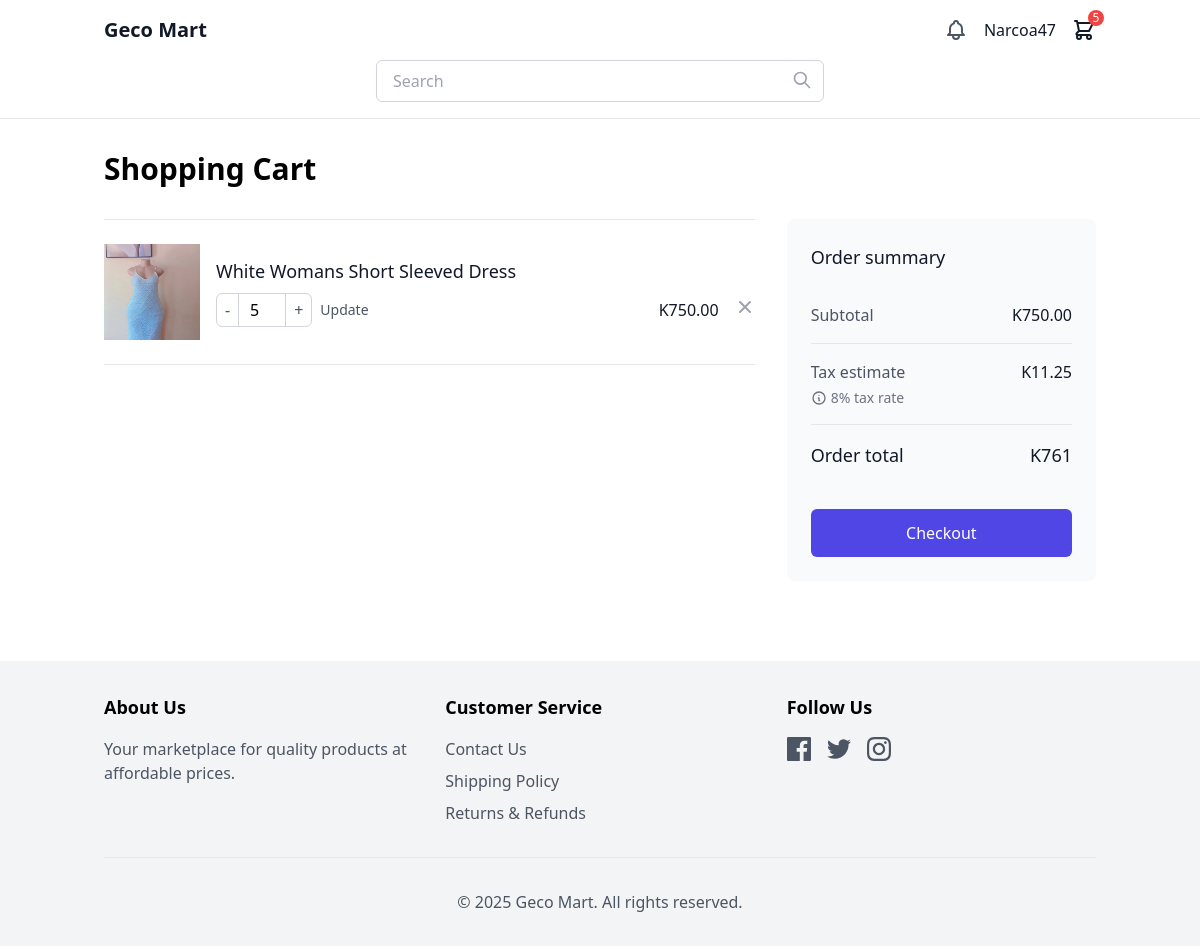
Screenshot of /cart/ (signed in) with the database file from the repository.
### users/models.py (models this page shows, shortened)
class User(AbstractUser):
    is_store_owner = models.BooleanField(default=False)
    is_client = models.BooleanField(default=False)
    groups = models.ManyToManyField(
        'auth.Group',
        verbose_name='groups',
        blank=True,
        help_text='The groups this user belongs to. A user will get all permissions granted to each of their groups.',
        related_name='custom_user_set',  # Unique related_name
        related_query_name='user',
    )
    user_permissions = models.ManyToManyField(
        'auth.Permission',
        verbose_name='user permissions',
        blank=True,
        help_text='Specific permissions for this user.',
        related_name='custom_user_set',  # Unique related_name
        related_query_name='user',
    )

### store/models.py (models this page shows, shortened)
class Cart(models.Model):
    user = models.ForeignKey(User, on_delete=models.CASCADE, null=True, blank=True)
    session_id = models.CharField(max_length=100, null=True, blank=True)
    created_at = models.DateTimeField(auto_now_add=True)
    updated_at = models.DateTimeField(auto_now=True)
    @property
    def total(self):
        return sum(item.subtotal for item in self.items.all())
    @property
    def item_count(self):
        return sum(item.quantity for item in self.items.all())

class CartItem(models.Model):
    cart = models.ForeignKey(Cart, on_delete=models.CASCADE, related_name='items')
    product = models.ForeignKey(Product, on_delete=models.CASCADE)
    variant = models.ForeignKey(ProductVariant, on_delete=models.CASCADE, null=True, blank=True)
    quantity = models.PositiveIntegerField(default=1)
    @property
    def subtotal(self):
        base_price = self.product.price
        if self.variant:
            base_price += self.variant.price_adjustment
        return base_price * self.quantity

class Product(models.Model):
    name = models.CharField(max_length=200)
    slug = models.SlugField(unique=True)
    category = models.ForeignKey(Category, on_delete=models.CASCADE, related_name='products')
    store = models.ForeignKey(Store, on_delete=models.CASCADE, related_name='products')  # Link to Store
    description = models.TextField(blank=True)
    price = models.DecimalField(max_digits=10, decimal_places=2)
    image = models.ImageField(upload_to='products/')
    stock = models.PositiveIntegerField(default=1)
    available = models.BooleanField(default=True)
    created = models.DateTimeField(auto_now_add=True)
    updated = models.DateTimeField(auto_now=True)
    class Meta:
        ordering = ['-created']

### store/views.py (the view)
# urls.py: path('cart/', views.cart, name='cart'),
def cart(request):
    cart = get_or_create_cart(request)
    return render(request, 'cart.html', {'cart': cart})

### store/context_processors.py (called while the page is built)
def cart_processor(request):
    cart = get_or_create_cart(request)
    return {'cart': cart}

### store/templatetags/custom_filters.py (called while the page is built)
@register.filter
def multiply(value, arg):
    try:
        return Decimal(str(value)) * Decimal(str(arg))
    except (ValueError, TypeError):
        return 0

### store/views.py (called while the page is built, shortened)
def get_or_create_cart(request):
    if request.user.is_authenticated:
        cart = Cart.objects.filter(user=request.user).first()
        if cart:
            return cart

### theme/templates/cart.html (shortened to what this page needs)
{% extends 'base.html' %}
{% load custom_filters %}
{% block content %}
<h1 class="text-3xl font-bold mb-8">Shopping Cart</h1>
{% if cart.items.all %}
<div class="grid grid-cols-1 lg:grid-cols-3 gap-8">
    <div class="lg:col-span-2">
        {% for item in cart.items.all %}
        <div class="border-b border-gray-200 py-6 {% if forloop.first %}border-t{% endif %}">
            <div class="flex items-center">
                <div class="flex-shrink-0 w-24 h-24">
                    {% if item.product.image %}
                    <img src="{{ item.product.image.url }}" alt="{{ item.product.name }}" class="w-full h-full object-cover">
                    {% else %}
                    <img src="https://via.placeholder.com/100" alt="{{ item.product.name }}" class="w-full h-full object-cover">
                    {% endif %}
                </div>
                <div class="ml-4 flex-1">
                    <h2 class="text-lg font-medium text-gray-900">{{ item.product.name }}</h2>
                    <div class="flex items-center justify-between mt-2">
                        <form action="{% url 'update_cart_item' item.id %}" method="post" class="flex items-center">
                            <div class="flex items-center border border-gray-300 rounded-md">
                                <button type="button" class="decrease-qty px-2 py-1 text-gray-600" aria-label="Decrease quantity">-</button>
                                <input type="number" name="quantity" value="{{ item.quantity }}" min="1" class="w-12 text-center border-x border-gray-300 py-1">
                                <button type="button" class="increase-qty px-2 py-1 text-gray-600" aria-label="Increase quantity">+</button>
                            </div>
                            <button type="submit" class="ml-2 text-sm text-gray-600 hover:text-gray-900">Update</button>
                        </form>
                        <div class="flex items-center">
                            <span class="text-gray-900 font-medium">K{{ item.subtotal }}</span>
                            <form action="{% url 'update_cart_item' item.id %}" method="post" class="ml-4">
                                <button type="submit" class="text-gray-400 hover:text-gray-600" aria-label="Remove item">
                                </button>
                            </form>
                        </div>
                    </div>
                </div>
            </div>
        </div>
        {% endfor %}
    </div>
    <div class="lg:col-span-1">
        <div class="bg-gray-50 rounded-lg p-6">
            <h2 class="text-lg font-medium text-gray-900 mb-4">Order summary</h2>
            <div class="border-b border-gray-200 py-4">
                <div class="flex justify-between">
                    <span class="text-gray-600">Subtotal</span>
                    <span class="text-gray-900 font-medium">K{{ cart.total }}</span>
                </div>
            </div>
            <div class="border-b border-gray-200 py-4">
                <div class="flex justify-between items-center">
                    <span class="text-gray-600">Tax estimate</span>
                    <span class="text-gray-900 font-medium">K{{ cart.total|multiply:0.015|floatformat:2 }}</span>
                </div>
                <div class="mt-1">
                    <span class="text-gray-500 text-sm flex items-center">
                        <svg xmlns="http://www.w3.org/2000/svg" class="h-4 w-4 mr-1" fill="none" viewBox="0 0 24 24" stroke="currentColor">
                            <path stroke-linecap="round" stroke-linejoin="round" stroke-width="2" d="M13 16h-1v-4h-1m1-4h.01M21 12a9 9 0 11-18 0 9 9 0 0118 0z" />
                        </svg>
                        8% tax rate
                    </span>
                </div>
            </div>
            <div class="py-4">
                <div class="flex justify-between items-center">
                    <span class="text-lg font-medium text-gray-900">Order total</span>
                    <span class="text-lg font-medium text-gray-900">K{{ cart.total|multiply:0.015|add:cart.total }}</span>
                </div>
            </div>
            <div class="mt-6">
                <a href="{% url 'checkout' %}" class="block w-full bg-indigo-600 text-white text-center px-4 py-3 rounded-md font-medium hover:bg-indigo-700">Checkout</a>
            </div>
        </div>
    </div>
</div>
{% endif %}
{% endblock %}

### theme/templates/base.html (shortened to what this page needs)
<!DOCTYPE html>
<html lang="en">
<head>
    <script src="https://cdn.tailwindcss.com"></script>
</head>
<body class="min-h-screen bg-white">
    <header class="border-b border-gray-200">
        <div class="container mx-auto px-4 py-4">
            <div class="flex flex-col md:flex-row items-center justify-between space-y-4 md:space-y-0">
                <a href="{% url 'home' %}" class="text-xl font-bold text-gray-900">Geco Mart</a>
                <div class="flex items-center space-x-4">
                    <a href="#" class="text-gray-600">
                    </a>
                    {% if user.is_authenticated %}
                        <div class="relative group">
                            <button class="text-gray-900 font-medium">{{ user.username }}</button>
                        </div>
                    {% else %}
                        <a href="{% url 'signup' %}" class="text-gray-900 font-medium">Sign Up</a>
                        <a href="{% url 'login' %}" class="text-gray-900 font-medium">Login</a>
                    {% endif %}
                    <a href="{% url 'cart' %}" class="text-gray-900 relative">
                        {% if cart.item_count > 0 %}
                            <span class="absolute -top-2 -right-2 bg-red-500 text-white rounded-full w-4 h-4 flex items-center justify-center text-xs">
                                {{ cart.item_count }}
                            </span>
                        {% endif %}
                    </a>
                </div>
            </div>
            <div class="mt-4 w-full md:max-w-md mx-auto">
                <form action="{% url 'search_products' %}" method="get" class="relative">
                    <input type="text" name="q" placeholder="Search" class="w-full px-4 py-2 border border-gray-300 rounded-md focus:outline-none focus:ring-2 focus:ring-gray-200">
                    <button type="submit" class="absolute right-3 top-2.5">
                        <svg xmlns="http://www.w3.org/2000/svg" class="h-5 w-5 text-gray-400" fill="none" viewBox="0 0 24 24" stroke="currentColor">
                            <path stroke-linecap="round" stroke-linejoin="round" stroke-width="2" d="M21 21l-6-6m2-5a7 7 0 11-14 0 7 7 0 0114 0z" />
                        </svg>
                    </button>
                </form>
            </div>
        </div>
    </header>
    <main class="container mx-auto px-4 py-8">
        {% block content %}{% endblock %}
    </main>
    <footer class="bg-gray-100 py-8 mt-12">
        <div class="container mx-auto px-4">
            <div class="grid grid-cols-1 md:grid-cols-3 gap-8">
                <div>
                    <h3 class="text-lg font-semibold mb-4">About Us</h3>
                    <p class="text-gray-600">Your marketplace for quality products at affordable prices.</p>
                </div>
                <div>
                    <h3 class="text-lg font-semibold mb-4">Customer Service</h3>
                    <ul class="space-y-2">
                        <li><a href="#" class="text-gray-600 hover:text-gray-900">Contact Us</a></li>
                        <li><a href="#" class="text-gray-600 hover:text-gray-900">Shipping Policy</a></li>
                        <li><a href="#" class="text-gray-600 hover:text-gray-900">Returns & Refunds</a></li>
                    </ul>
                </div>
                <div>
                    <h3 class="text-lg font-semibold mb-4">Follow Us</h3>
                    <div class="flex space-x-4">
                        <a href="#" class="text-gray-600 hover:text-gray-900">
                        </a>
                        <a href="#" class="text-gray-600 hover:text-gray-900">
                        </a>
                        <a href="#" class="text-gray-600 hover:text-gray-900">
                        </a>
                    </div>
                </div>
            </div>
            <div class="mt-8 pt-8 border-t border-gray-200 text-center">
                <p class="text-gray-600">&copy; 2025 Geco Mart. All rights reserved.</p>
            </div>
        </div>
    </footer>
</body>
</html>

### rows the page displays
User: username "Narcoa47"
Cart: item_count "5", total "750.00", total|multiply "11.25", total|multiply "761"
CartItem: product.image (picture), product.name "White Womans Short Sleeved Dress", quantity "5", subtotal "750.00"
